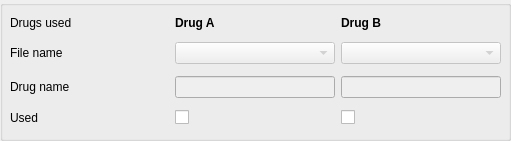
           <widget class="QGroupBox" name="groupBox_TPZ_DNB_2">
            <property name="geometry">
             <rect>
              <x>110</x>
              <y>30</y>
              <width>511</width>
              <height>141</height>
             </rect>
            </property>
            <property name="title">
             <string/>
            </property>
            <widget class="QWidget" name="gridLayoutWidget_13">
             <property name="geometry">
              <rect>
               <x>10</x>
               <y>10</y>
               <width>491</width>
               <height>121</height>
              </rect>
             </property>
             <layout class="QGridLayout" name="gridLayout_GLGL8_2">
              <item row="3" column="0">
               <widget class="QLabel" name="alabel_drugused_2">
                <property name="font">
                 <font>
                  <weight>50</weight>
                  <bold>false</bold>
                 </font>
                </property>
                <property name="text">
                 <string>Used</string>
                </property>
               </widget>
              </item>
              <item row="0" column="1">
               <widget class="QLabel" name="alabel_DRUG_A">
                <property name="sizePolicy">
                 <sizepolicy hsizetype="Expanding" vsizetype="Fixed">
                  <horstretch>0</horstretch>
                  <verstretch>0</verstretch>
                 </sizepolicy>
                </property>
                <property name="maximumSize">
                 <size>
                  <width>60</width>
                  <height>16777215</height>
                 </size>
                </property>
                <property name="font">
                 <font>
                  <weight>75</weight>
                  <bold>true</bold>
                 </font>
                </property>
                <property name="text">
                 <string>Drug A</string>
                </property>
               </widget>
              </item>
              <item row="3" column="1">
               <widget class="QMyCheckBox" name="cbox_USE_DRUG_A">
                <property name="maximumSize">
                 <size>
                  <width>60</width>
                  <height>16777215</height>
                 </size>
                </property>
                <property name="text">
                 <string/>
                </property>
                <property name="checked">
                 <bool>false</bool>
                </property>
               </widget>
              </item>
              <item row="0" column="2">
               <widget class="QLabel" name="alabel_DRUG_B">
                <property name="enabled">
                 <bool>true</bool>
                </property>
                <property name="sizePolicy">
                 <sizepolicy hsizetype="Expanding" vsizetype="Fixed">
                  <horstretch>0</horstretch>
                  <verstretch>0</verstretch>
                 </sizepolicy>
                </property>
                <property name="maximumSize">
                 <size>
                  <width>60</width>
                  <height>16777215</height>
                 </size>
                </property>
                <property name="font">
                 <font>
                  <weight>75</weight>
                  <bold>true</bold>
                 </font>
                </property>
                <property name="text">
                 <string>Drug B</string>
                </property>
               </widget>
              </item>
              <item row="3" column="2">
               <widget class="QMyCheckBox" name="cbox_USE_DRUG_B">
                <property name="maximumSize">
                 <size>
                  <width>60</width>
                  <height>16777215</height>
                 </size>
                </property>
                <property name="text">
                 <string/>
                </property>
                <property name="checked">
                 <bool>false</bool>
                </property>
               </widget>
              </item>
              <item row="2" column="1">
               <widget class="QLineEdit" name="text_DRUG_A_NAME">
                <property name="enabled">
                 <bool>false</bool>
                </property>
                <property name="minimumSize">
                 <size>
                  <width>160</width>
                  <height>0</height>
                 </size>
                </property>
                <property name="maximumSize">
                 <size>
                  <width>160</width>
                  <height>16777215</height>
                 </size>
                </property>
                <property name="text">
                 <string/>
                </property>
                <property name="alignment">
                 <set>Qt::AlignRight|Qt::AlignTrailing|Qt::AlignVCenter</set>
                </property>
                <property name="readOnly">
                 <bool>true</bool>
                </property>
               </widget>
              </item>
              <item row="2" column="2">
               <widget class="QLineEdit" name="text_DRUG_B_NAME">
                <property name="enabled">
                 <bool>false</bool>
                </property>
                <property name="maximumSize">
                 <size>
                  <width>160</width>
                  <height>16777215</height>
                 </size>
                </property>
                <property name="text">
                 <string/>
                </property>
                <property name="alignment">
                 <set>Qt::AlignRight|Qt::AlignTrailing|Qt::AlignVCenter</set>
                </property>
                <property name="readOnly">
                 <bool>true</bool>
                </property>
               </widget>
              </item>
              <item row="1" column="1">
               <widget class="QComboBox" name="comb_DRUG_A">
                <property name="enabled">
                 <bool>false</bool>
                </property>
                <property name="minimumSize">
                 <size>
                  <width>160</width>
                  <height>0</height>
                 </size>
                </property>
                <property name="currentIndex">
                 <number>-1</number>
                </property>
               </widget>
              </item>
              <item row="0" column="0">
               <widget class="QLabel" name="alabel_drugusage">
                <property name="text">
                 <string>Drugs used</string>
                </property>
               </widget>
              </item>
              <item row="2" column="0">
               <widget class="QLabel" name="alabel_drugname_2">
                <property name="text">
                 <string>Drug name</string>
                </property>
               </widget>
              </item>
              <item row="1" column="2">
               <widget class="QComboBox" name="comb_DRUG_B">
                <property name="enabled">
                 <bool>false</bool>
                </property>
                <property name="minimumSize">
                 <size>
                  <width>160</width>
                  <height>0</height>
                 </size>
                </property>
                <property name="currentIndex">
                 <number>-1</number>
                </property>
               </widget>
              </item>
              <item row="1" column="0">
               <widget class="QLabel" name="alabel_13">
                <property name="text">
                 <string>File name</string>
                </property>
               </widget>
              </item>
             </layout>
            </widget>
           </widget>
